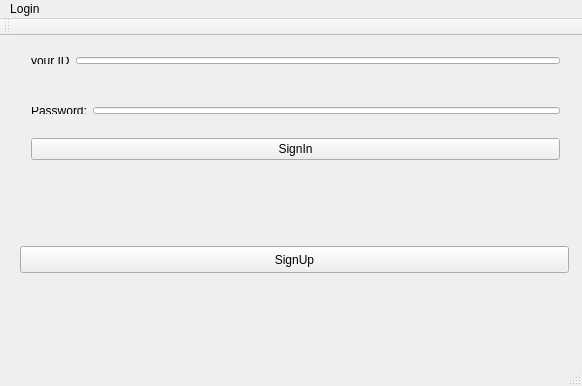
<?xml version="1.0" encoding="UTF-8"?>
<ui version="4.0">
 <class>MainWindow</class>
 <widget class="QMainWindow" name="MainWindow">
  <property name="geometry">
   <rect>
    <x>0</x>
    <y>0</y>
    <width>582</width>
    <height>386</height>
   </rect>
  </property>
  <property name="windowTitle">
   <string>MainWindow</string>
  </property>
  <widget class="QWidget" name="centralWidget">
   <widget class="QWidget" name="horizontalLayoutWidget">
    <property name="geometry">
     <rect>
      <x>20</x>
      <y>10</y>
      <width>551</width>
      <height>29</height>
     </rect>
    </property>
    <layout class="QHBoxLayout" name="horizontalLayout_3">
     <item>
      <widget class="QLabel" name="label">
       <property name="text">
        <string>your ID</string>
       </property>
      </widget>
     </item>
     <item>
      <widget class="QLineEdit" name="UserName"/>
     </item>
    </layout>
   </widget>
   <widget class="QWidget" name="horizontalLayoutWidget_2">
    <property name="geometry">
     <rect>
      <x>20</x>
      <y>60</y>
      <width>551</width>
      <height>29</height>
     </rect>
    </property>
    <layout class="QHBoxLayout" name="horizontalLayout_4">
     <item>
      <widget class="QLabel" name="label_2">
       <property name="text">
        <string>Password:</string>
       </property>
      </widget>
     </item>
     <item>
      <widget class="QLineEdit" name="Password"/>
     </item>
    </layout>
   </widget>
   <widget class="QWidget" name="horizontalLayoutWidget_3">
    <property name="geometry">
     <rect>
      <x>20</x>
      <y>88</y>
      <width>551</width>
      <height>51</height>
     </rect>
    </property>
    <layout class="QHBoxLayout" name="horizontalLayout_6">
     <item>
      <widget class="QPushButton" name="SignInButton">
       <property name="text">
        <string>SignIn</string>
       </property>
      </widget>
     </item>
    </layout>
   </widget>
   <widget class="QWidget" name="horizontalLayoutWidget_4">
    <property name="geometry">
     <rect>
      <x>20</x>
      <y>160</y>
      <width>551</width>
      <height>21</height>
     </rect>
    </property>
    <layout class="QHBoxLayout" name="horizontalLayout_7">
     <item>
      <widget class="QLabel" name="label_3">
       <property name="text">
        <string>Haven't an account yet?  click below to register:</string>
       </property>
      </widget>
     </item>
    </layout>
   </widget>
   <widget class="QWidget" name="horizontalLayoutWidget_5">
    <property name="geometry">
     <rect>
      <x>20</x>
      <y>210</y>
      <width>551</width>
      <height>29</height>
     </rect>
    </property>
    <layout class="QHBoxLayout" name="horizontalLayout_8"/>
   </widget>
   <widget class="QPushButton" name="SignUpButton">
    <property name="geometry">
     <rect>
      <x>20</x>
      <y>210</y>
      <width>549</width>
      <height>27</height>
     </rect>
    </property>
    <property name="text">
     <string>SignUp</string>
    </property>
   </widget>
  </widget>
  <widget class="QMenuBar" name="menuBar">
   <property name="geometry">
    <rect>
     <x>0</x>
     <y>0</y>
     <width>582</width>
     <height>25</height>
    </rect>
   </property>
   <widget class="QMenu" name="menuLogin">
    <property name="title">
     <string>Login </string>
    </property>
   </widget>
   <addaction name="menuLogin"/>
  </widget>
  <widget class="QToolBar" name="mainToolBar">
   <attribute name="toolBarArea">
    <enum>TopToolBarArea</enum>
   </attribute>
   <attribute name="toolBarBreak">
    <bool>false</bool>
   </attribute>
  </widget>
  <widget class="QStatusBar" name="statusBar"/>
 </widget>
 <layoutdefault spacing="6" margin="11"/>
 <resources/>
 <connections/>
</ui>
